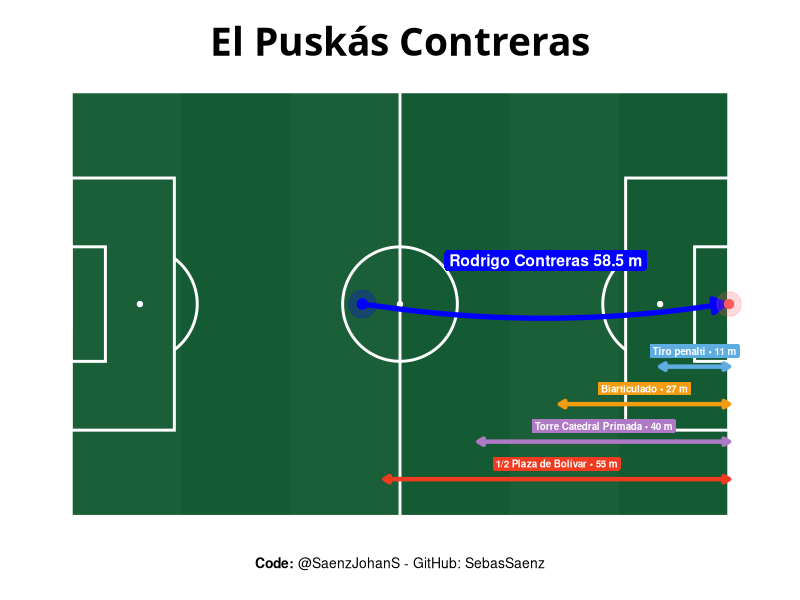
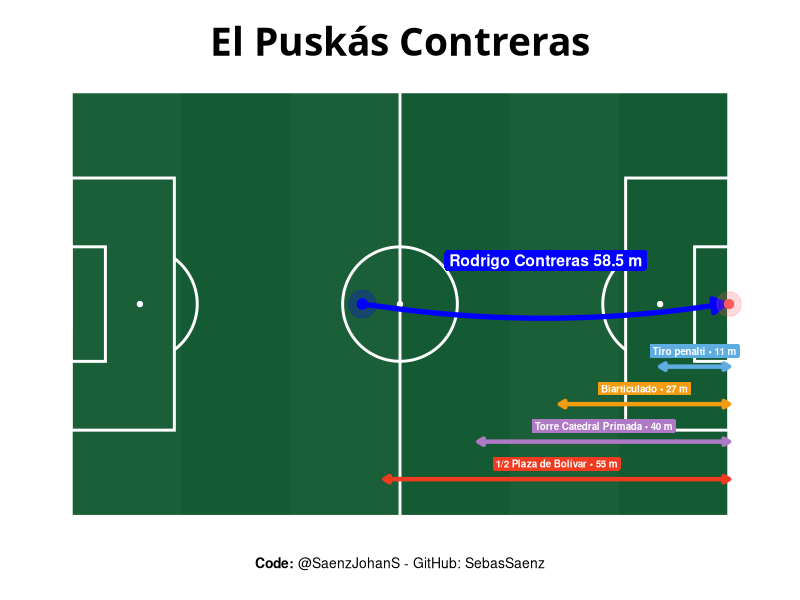

R code for these plots, in order:
library(ggplot2)
library(dplyr)
library(tibble)
library(grid)
library(scales)
library(ggtext)

# -----------------------------
# Pitch dimensions
# -----------------------------
pitch_length <- 105
pitch_width <- 68
goal_center_y <- pitch_width / 2
goal_x <- pitch_length

# Main shot
shot_distance <- 58.5
shot_x <- goal_x - shot_distance
shot_y <- goal_center_y

# Comparison distances
penalty_dist <- 11
transmilenio_dist <- 27
primada <- 40
bolivar <- 55

# -----------------------------
# Helpers
# -----------------------------
circle_df <- function(
  center = c(0, 0),
  r = 1,
  n = 300,
  start = 0,
  end = 2 * pi
) {
  tibble(
    x = center[1] + r * cos(seq(start, end, length.out = n)),
    y = center[2] + r * sin(seq(start, end, length.out = n))
  )
}

centre_circle <- circle_df(
  center = c(pitch_length / 2, pitch_width / 2),
  r = 9.15
)

left_pen_arc <- circle_df(
  center = c(11, pitch_width / 2),
  r = 9.15,
  start = -pi / 3,
  end = pi / 3
) %>%
  filter(x >= 16.5)

right_pen_arc <- circle_df(
  center = c(pitch_length - 11, pitch_width / 2),
  r = 9.15,
  start = 2 * pi / 3,
  end = 4 * pi / 3
) %>%
  filter(x <= pitch_length - 16.5)

# -----------------------------
# Comparison arrows INSIDE pitch
# All arrows END at the goal
# -----------------------------
comparisons <- tibble(
  label = c(
    "Tiro penalti",
    "Biarticulado",
    "Torre Catedral Primada",
    "1/2 Plaza de Bolívar"
  ),
  distance = c(
    penalty_dist,
    transmilenio_dist,
    primada,
    bolivar
  ),
  y = c(24, 18, 12, 6),
  color = c("#5dade2", "#f39c12", "#af7ac5", "#f03b20")
) %>%
  mutate(
    x_end = goal_x,
    x_start = goal_x - distance,
    x_mid = (x_start + x_end) / 2,
    label_text = paste0(label, " • ", distance, " m")
  )

# -----------------------------
# Plot
# -----------------------------
p <- ggplot() +
  theme_void() +
  theme(
    plot.background = element_rect(fill = "white", colour = NA),
    panel.background = element_rect(fill = "white", colour = NA),
    plot.margin = margin(20, 20, 20, 20),
    plot.title = element_text(
      colour = "black",
      family = "optima",
      face = "bold",
      size = 28,
      hjust = 0.5,
      margin = margin(b = 4)
    ),
    plot.subtitle = element_text(
      colour = "#d9e2ec",
      size = 13,
      hjust = 0.5,
      margin = margin(b = 14)
    ),
    plot.caption = element_markdown(
      colour = "black",
      size = 10,
      hjust = 0.5,
      margin = margin(t = 14)
    )
  ) +

  # Pitch
  annotate(
    "rect",
    xmin = 0,
    xmax = pitch_length,
    ymin = 0,
    ymax = pitch_width,
    fill = "#145a32",
    colour = NA
  ) +

  # Pitch stripes
  annotate(
    "rect",
    xmin = 0,
    xmax = 105 / 6,
    ymin = 0,
    ymax = pitch_width,
    fill = alpha("white", 0.03),
    colour = NA
  ) +
  annotate(
    "rect",
    xmin = 2 * 105 / 6,
    xmax = 3 * 105 / 6,
    ymin = 0,
    ymax = pitch_width,
    fill = alpha("white", 0.03),
    colour = NA
  ) +
  annotate(
    "rect",
    xmin = 4 * 105 / 6,
    xmax = 5 * 105 / 6,
    ymin = 0,
    ymax = pitch_width,
    fill = alpha("white", 0.03),
    colour = NA
  ) +

  # Outer lines
  annotate(
    "rect",
    xmin = 0,
    xmax = pitch_length,
    ymin = 0,
    ymax = pitch_width,
    fill = NA,
    colour = "white",
    linewidth = 1.2
  ) +

  # Halfway line
  annotate(
    "segment",
    x = pitch_length / 2,
    xend = pitch_length / 2,
    y = 0,
    yend = pitch_width,
    colour = "white",
    linewidth = 1
  ) +

  # Centre circle + spot
  geom_path(
    data = centre_circle,
    aes(x, y),
    colour = "white",
    linewidth = 1
  ) +
  annotate(
    "point",
    x = pitch_length / 2,
    y = pitch_width / 2,
    colour = "white",
    size = 1.5
  ) +

  # Left penalty area
  annotate(
    "rect",
    xmin = 0,
    xmax = 16.5,
    ymin = (pitch_width / 2) - 20.16,
    ymax = (pitch_width / 2) + 20.16,
    fill = NA,
    colour = "white",
    linewidth = 1
  ) +
  annotate(
    "rect",
    xmin = 0,
    xmax = 5.5,
    ymin = (pitch_width / 2) - 9.16,
    ymax = (pitch_width / 2) + 9.16,
    fill = NA,
    colour = "white",
    linewidth = 1
  ) +
  annotate(
    "point",
    x = 11,
    y = pitch_width / 2,
    colour = "white",
    size = 1.5
  ) +
  geom_path(
    data = left_pen_arc,
    aes(x, y),
    colour = "white",
    linewidth = 1
  ) +

  # Right penalty area
  annotate(
    "rect",
    xmin = pitch_length - 16.5,
    xmax = pitch_length,
    ymin = (pitch_width / 2) - 20.16,
    ymax = (pitch_width / 2) + 20.16,
    fill = NA,
    colour = "white",
    linewidth = 1
  ) +
  annotate(
    "rect",
    xmin = pitch_length - 5.5,
    xmax = pitch_length,
    ymin = (pitch_width / 2) - 9.16,
    ymax = (pitch_width / 2) + 9.16,
    fill = NA,
    colour = "white",
    linewidth = 1
  ) +
  annotate(
    "point",
    x = pitch_length - 11,
    y = pitch_width / 2,
    colour = "white",
    size = 1.5
  ) +
  geom_path(
    data = right_pen_arc,
    aes(x, y),
    colour = "white",
    linewidth = 1
  ) +

  # Goals
  annotate(
    "rect",
    xmin = -1.5,
    xmax = 0,
    ymin = goal_center_y - 3.66,
    ymax = goal_center_y + 3.66,
    fill = NA,
    colour = "white",
    linewidth = 1
  ) +
  annotate(
    "rect",
    xmin = pitch_length,
    xmax = pitch_length + 1.5,
    ymin = goal_center_y - 3.66,
    ymax = goal_center_y + 3.66,
    fill = NA,
    colour = "white",
    linewidth = 1
  ) +

  # Main shot arrow
  annotate(
    "curve",
    x = shot_x,
    y = shot_y,
    xend = goal_x - 0.7,
    yend = goal_center_y,
    curvature = 0.08,
    arrow = arrow(length = unit(0.35, "cm"), type = "closed"),
    colour = "blue",
    linewidth = 1.8
  ) +

  # Main shot point
  annotate(
    "point",
    x = shot_x,
    y = shot_y,
    colour = alpha("blue", 0.25),
    size = 9
  ) +
  annotate(
    "point",
    x = shot_x,
    y = shot_y,
    colour = "blue",
    size = 3.2
  ) +

  # Goal point
  annotate(
    "point",
    x = goal_x,
    y = goal_center_y,
    colour = alpha("#ff5a5f", 0.22),
    size = 8
  ) +
  annotate(
    "point",
    x = goal_x,
    y = goal_center_y,
    colour = "#ff5a5f",
    size = 2.8
  ) +

  # Main shot label
  annotate(
    "label",
    x = (shot_x + goal_x) / 2,
    y = goal_center_y + 7,
    label = "Rodrigo Contreras 58.5 m",
    fill = "blue",
    colour = "white",
    fontface = "bold",
    size = 4,
    label.size = 0,
    label.r = unit(0.18, "lines")
  ) +

  # Comparison arrows
  geom_segment(
    data = comparisons,
    aes(x = x_start, xend = x_end, y = y, yend = y, color = color),
    linewidth = 1.5,
    arrow = arrow(ends = "both", type = "closed", length = unit(0.16, "cm")),
    inherit.aes = FALSE
  ) +

  # Comparison ticks
  # geom_segment(
  #   data = comparisons,
  #   aes(
  #     x = x_start,
  #     xend = x_start,
  #     y = y - 1.1,
  #     yend = y + 1.1,
  #     color = color
  #   ),
  #   linewidth = 1,
  #   inherit.aes = FALSE
  # ) +
  # geom_segment(
  #   data = comparisons,
  #   aes(x = x_end, xend = x_end, y = y - 1.1, yend = y + 1.1, color = color),
  #   linewidth = 1,
  #   inherit.aes = FALSE
  # ) +

  # Comparison labels
  geom_label(
    data = comparisons,
    aes(x = x_mid, y = y + 2.5, label = label_text, fill = color),
    color = "white",
    fontface = "bold",
    size = 2.5,
    label.size = 0,
    label.r = unit(0.15, "lines"),
    inherit.aes = FALSE
  ) +

  scale_color_identity() +
  scale_fill_identity() +

  # coord_fixed(
  #   xlim = c(-2, pitch_length + 2),
  #   ylim = c(-2, pitch_width + 2),
  #   expand = FALSE,
  #   clip = "off"
  # ) +

  labs(
    title = "El Puskás Contreras",
    caption = "<b>Code:</b> @SaenzJohanS - GitHub: SebasSaenz"
  )

p

ggsave(filename = "plots/gol_contreras.png", width = 7, height = 5, dpi = 300)
